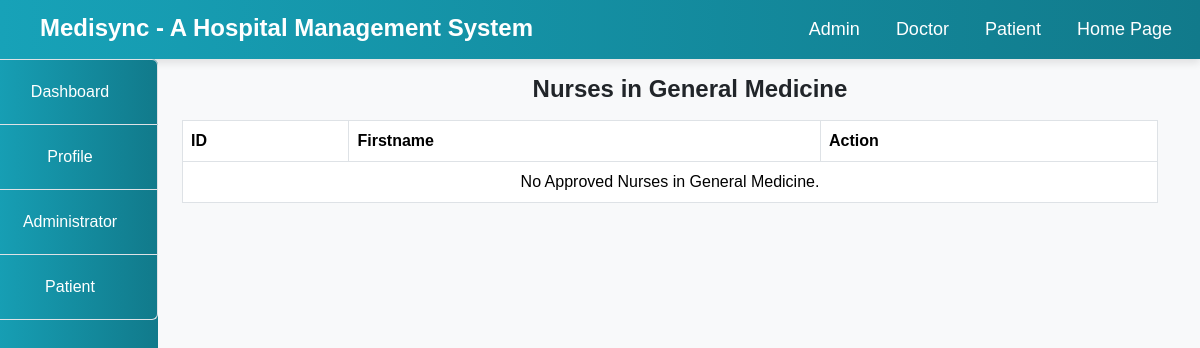
The app's page /Hospital/admin/nurse_details.php?department=General+Medicine, older data.
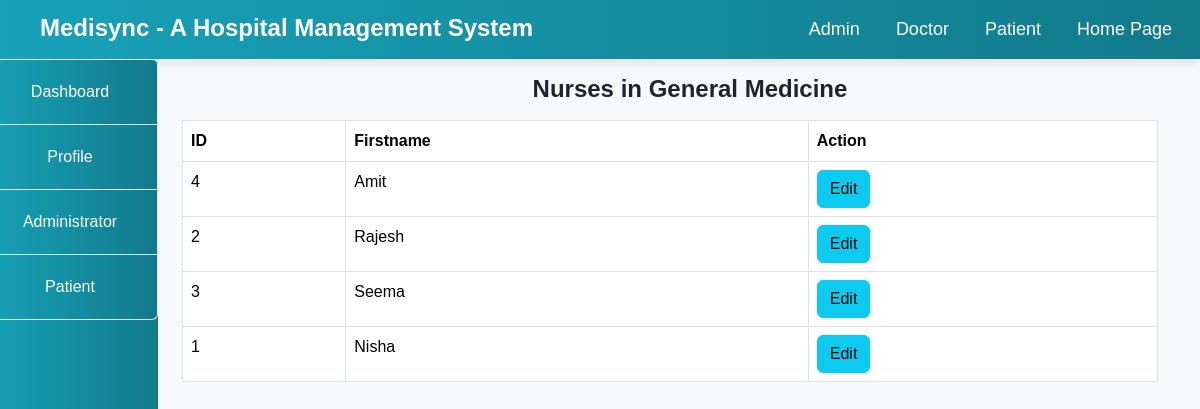
The same page, newer data.
### tables this page shows
CREATE TABLE `staff` (
  `id` int(10) NOT NULL,
  `firstname` varchar(100) NOT NULL,
  `surname` varchar(100) NOT NULL,
  `username` varchar(100) NOT NULL,
  `email` varchar(100) NOT NULL,
  `gender` varchar(100) NOT NULL,
  `phone` varchar(100) NOT NULL,
  `city` varchar(100) NOT NULL,
  `qualification` varchar(100) NOT NULL,
  `role` varchar(100) NOT NULL,
  `experience` varchar(100) NOT NULL,
  `password` varchar(100) NOT NULL,
  `status` text NOT NULL,
  `date_reg` varchar(100) NOT NULL,
  `salary` int(10) NOT NULL,
  `department` varchar(100) NOT NULL
);

### Hospital/admin/nurse_details.php (the view, shortened to what this page needs)
<!DOCTYPE html>
<html lang="en">
<head>
</head>
<body>
    <?php
    include("../include/header.php");
    include("../include/connection.php");
    $department = isset($_GET['department']) ? mysqli_real_escape_string($connect, $_GET['department']) : '';
    ?>
    <div class="container-fluid">
        <div class="col-md-12">
            <div class="row">
                <div class="col-md-2" style="margin-left: -30px;">
                    <?php include("sidenav.php"); ?>
                </div>
                <div class="col-md-10">
                    <h5 class="text-center my-3">Nurses in <?php echo htmlspecialchars($department); ?></h5>
                    <?php
                        $query = "SELECT * FROM staff WHERE status='Approved' AND role='Nurse' AND department='$department' ORDER BY date_reg ASC";
                        $res = mysqli_query($connect, $query);
                        $output = "
                        <table class='table table-bordered department-table'>
                            <thead>
                                <tr>
                                    <th>ID</th>
                                    <th>Firstname</th>
                                    <th>Action</th>
                                </tr>
                            </thead>
                            <tbody>
                        ";
                        if (mysqli_num_rows($res) < 1) {
                            $output .= "
                            <tr>
                                <td colspan='11' class='text-center'>No Approved Nurses in $department.</td>
                            </tr>
                            ";
                        } else {
                            while ($row = mysqli_fetch_array($res)) {
                                $output .= "
                                <tr>
                                    <td>{$row['id']}</td>
                                    <td>{$row['firstname']}</td>
                                    <td>
                                        <a href='edit_staff.php?id={$row['id']}'>
                                            <button class='btn btn-info'>Edit</button>
                                        </a>
                                    </td>
                                </tr>
                                ";
                            }
                        }
                        $output .= "
                            </tbody>
                        </table>
                        ";
                        echo $output;
                    ?>
                </div>
            </div>
        </div>
    </div>
</body>
</html>

Row changes from the older to the newer data that the page shows:
added staff: id "4", firstname "Amit"
added staff: id "2", firstname "Rajesh"
added staff: id "3", firstname "Seema"
added staff: id "1", firstname "Nisha"
Text that changed along with them:
$department: "General Medicine" → (not shown)
text no longer shown: "No Approved Nurses in ."
